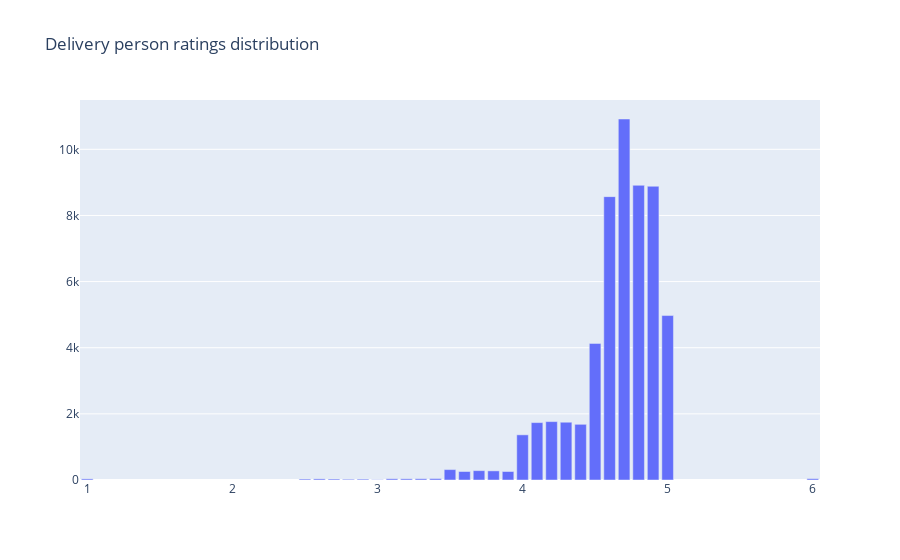

Notebook code cell kept with this figure:
### Markdown cell above
### Analyse the ratings of delivery people

### Code cell
# analyse the rating of delivery people

# create a df for analysing ratings

df_ratings = pd.DataFrame(list(df['Delivery_person_Ratings'].value_counts().items()), 
                                  columns=['Delivery_person_Ratings', 'count'])

# Optionally, set the index to 'Road_traffic_density'
# df_counts.set_index('Road_traffic_density', inplace=True)

df_ratings.info()

fig = go.Figure(
    data = go.Bar(x = df_ratings['Delivery_person_Ratings'], 
                  y = df_ratings['count']
                                   
                  )
)

fig.update_layout(title='Delivery person ratings distribution')

fig.show()

### Figure 1 — Plotly figure (JSON) as saved in the notebook; plotly's stock layout.template omitted (floating-point values rounded to 4 significant figures)
{"data": [{"type": "bar", "x": [4.7, 4.8, 4.9, 4.6, 5, 4.5, 4.2, 4.3, 4.1, 4.4, 4, 3.5, 3.7, 3.8, 3.9, 3.6, 3.4, 6, 3.3, 3.1, 3.2, 2.6, 1, 2.7, 2.5, 2.9, 2.8, 3], "y": [10917, 8912, 8883, 8569, 4973, 4131, 1766, 1747, 1736, 1684, 1366, 315, 283, 276, 257, 257, 43, 40, 38, 37, 36, 34, 34, 29, 28, 26, 22, 8]}], "layout": {"title": {"text": "Delivery person ratings distribution"}}}
